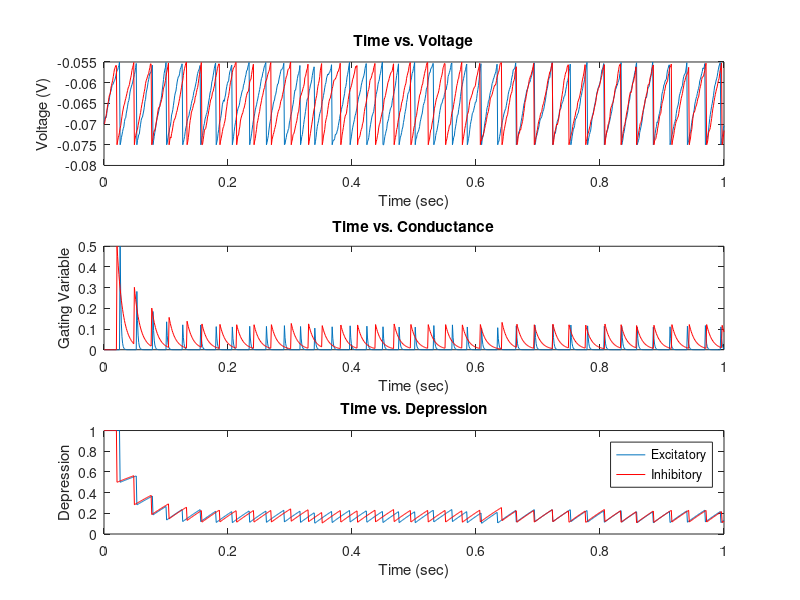

This figure's MATLAB source:
clear all

%Constants neurons share
sigma = .05e-9;     %coefficient of randomness
Vl = -0.070;        %Leak potential for both neurons
Vth = -0.055;       %Threshold potential for both neurons
Vspike = .02;       %Spike potential for both neurons
Vres = -0.075;      %Reset potential for both neurons
Pr = .5;            %Probability of release of vesicles
taud = .2;          %Time constant of Depression

%Constant parameters that effect neuron1
C1 = 5e-9;          %Capacity for Neuron1
Rm1 = 20e6;         %membrain resistance neuron 1
G21 = 0;            %Maximum conductance affecting neuron 1
Erev21 = -0.070;    %Reversal potential affecting neuron 1
Iapp1 = 4e-9;       %Applied Current into neuron 1
taus1 = .002;       %Gating variable time constant

%Constant parameters that effect neuron2
C2 = 5e-9;          %Capacity for Neuron 2
Rm2 = 20e6;         %membrain resistance neuron 2
G12 = 0;            %Maximum conductance affecting neuron 2
Erev12 = 0;         %Reversal potential affecting neuron 2
Iapp2 = 4e-9;       %Applied Current into neuron 2
taus2 = .01;        %Gating variable time constant

%Time variables
startT = 0;                 %Time starts at 0
dT = .001;                  %dT is 1 ms
endT = 1;                  %Time ends
timeVec = startT:dT:endT;   %Time vector from startTime to endTime in increments of dT

%variables for neuron1
Vm1 = zeros(1,length(timeVec));
Vm1(1) = Vl;
spikesN1 = zeros(1,length(timeVec));

%variables for neuron2
Vm2 = zeros(1,length(timeVec));
Vm2(1) = Vl;
spikesN2 = zeros(1,length(timeVec));

%variables for synapse 12
s1 = zeros(1,length(timeVec));
D1 = ones(1,length(timeVec));

%variables for synapse 21
s2 = zeros(1,length(timeVec));
D2 = ones(1,length(timeVec));


%%%%%%%%%%START SIMULATION%%%%%%%%%%%%%%%%%%%%%%%%%%%
for i = 2: length(timeVec),
    %calculating next voltage neuron1
    Vm1(i) = Vm1(i-1) + dT*(((Vl - Vm1(i-1))/Rm1) + G21*s2(i-1)*(Erev21-Vm1(i-1))+ Iapp1 + sigma*randn(1)/sqrt(dT))/C1;
    %Calculating synaptic variables for 21
    s1(i) = s1(i-1) + dT*(-s1(i-1)/taus1);
    D1(i) = D1(i-1) + dT*((1-D1(i-1))/taud);
    
    %calculating next voltage neuron1
    Vm2(i) = Vm2(i-1) + dT*(((Vl - Vm2(i-1))/Rm2) + G12*s1(i-1)*(Erev12-Vm2(i-1))+ Iapp2 + sigma*randn(1)/sqrt(dT))/C1;
    %Calculating synaptic variables for 12
    s2(i) = s2(i-1) + dT*(-s2(i-1)/taus2);
    D2(i) = D2(i-1) + dT*((1-D2(i-1))/taud);
        
    %Check if neuron1 is spiking
    if Vm1(i) >= Vth,
        Vm1(i) = Vres;                      %set v to reset
        s1(i) = s1(i) + Pr*D1(i)*(1-s1(i)); %change gating variable for 21
        D1(i) = D1(i)*(1-Pr);               %change depression variable 21
        spikesN1(i) = 1;                    %update spikes for neuron1
    end
        
    %Check if neuron1 is spiking
    if Vm2(i) >= Vth,
        Vm2(i) = Vres;                      %set v to reset
        s2(i) = s2(i) + Pr*D2(i)*(1-s2(i)); %change gating variable for 12
        D2(i) = D2(i)*(1-Pr);               %change depression variable 21
        spikesN2(i) = 1;                    %update spikes for neuron2
    end
end

%%%%%%%%%%%%%%%Plot voltage, gating variable, depression%%%%%%%%%%%%%%%
figure;
subplot(3,1,1); 
plot(timeVec,Vm1);
hold on
plot(timeVec,Vm2,'r');
xlabel('Time (sec)')
ylabel('Voltage (V)')
title(['Time vs. Voltage'])
%gating
subplot(3,1,2); 
plot(timeVec,s1);
hold on
plot(timeVec,s2,'r');
xlabel('Time (sec)')
ylabel('Gating Variable')
title(['Time vs. Conductance'])
%depression
subplot(3,1,3); 
plot(timeVec,D1);
hold on
plot(timeVec,D2,'r');
xlabel('Time (sec)')
ylabel('Depression')
title(['Time vs. Depression'])
legend('Excitatory', 'Inhibitory');
